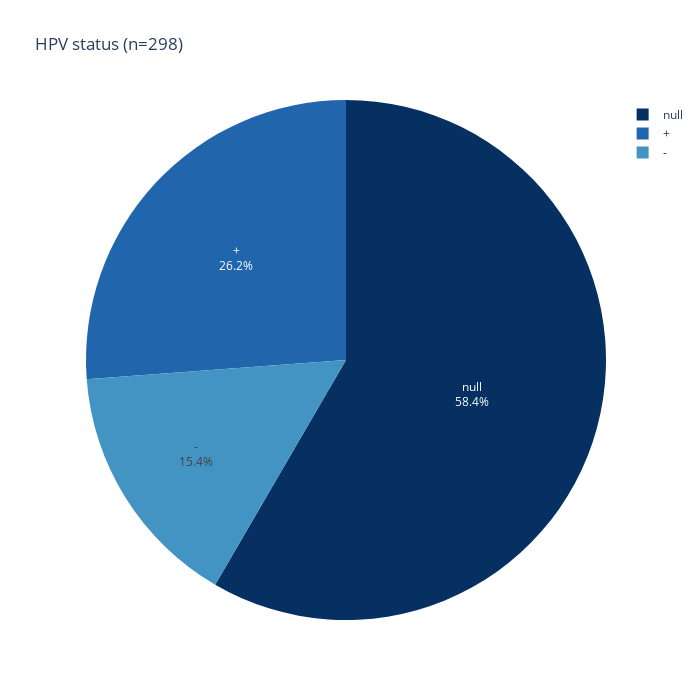

Notebook source saved alongside this figure:
### Code cell
fig = px.pie(data_raw, names='HPV status', title='HPV status (n=298)', hover_data=['HPV status'], labels={'HPV status':'HPV status'}, width=700, height=700, color_discrete_sequence=px.colors.sequential.RdBu_r)
fig.update_traces(textposition='inside', textinfo='percent+label')
fig.show()

### Figure 1 — Plotly figure (JSON) as saved in the notebook; plotly's stock layout.template omitted (floating-point values rounded to 4 significant figures; data arrays with more than 128 entries replaced by an {"elided": "..."} marker saying what was removed)
{"data": [{"customdata": {"elided": "298x1 str values"}, "domain": {"x": [0, 1], "y": [0, 1]}, "hovertemplate": "HPV status=%{customdata[0]}<extra></extra>", "labels": {"elided": "298 str values"}, "legendgroup": "", "name": "", "showlegend": true, "textinfo": "percent+label", "textposition": "inside", "type": "pie"}], "layout": {"height": 700, "legend": {"tracegroupgap": 0}, "piecolorway": ["rgb(5,48,97)", "rgb(33,102,172)", "rgb(67,147,195)", "rgb(146,197,222)", "rgb(209,229,240)", "rgb(247,247,247)", "rgb(253,219,199)", "rgb(244,165,130)", "rgb(214,96,77)", "rgb(178,24,43)", "rgb(103,0,31)"], "title": {"text": "HPV status (n=298)"}, "width": 700}}
